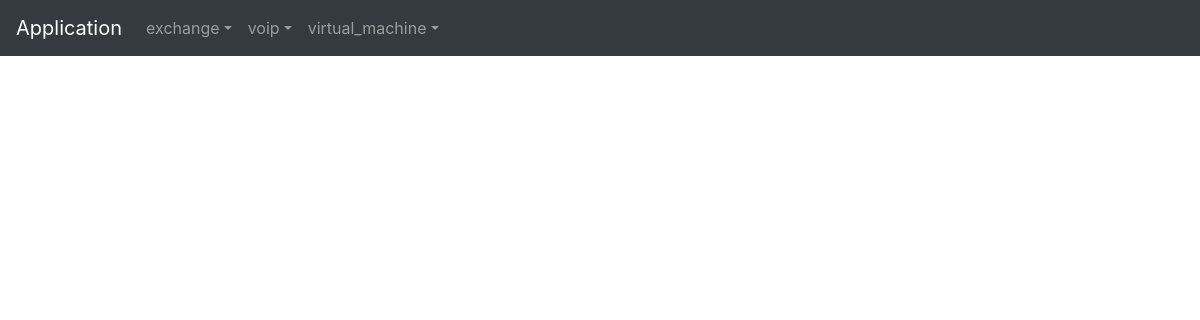
Page /General/ on the earlier database version.
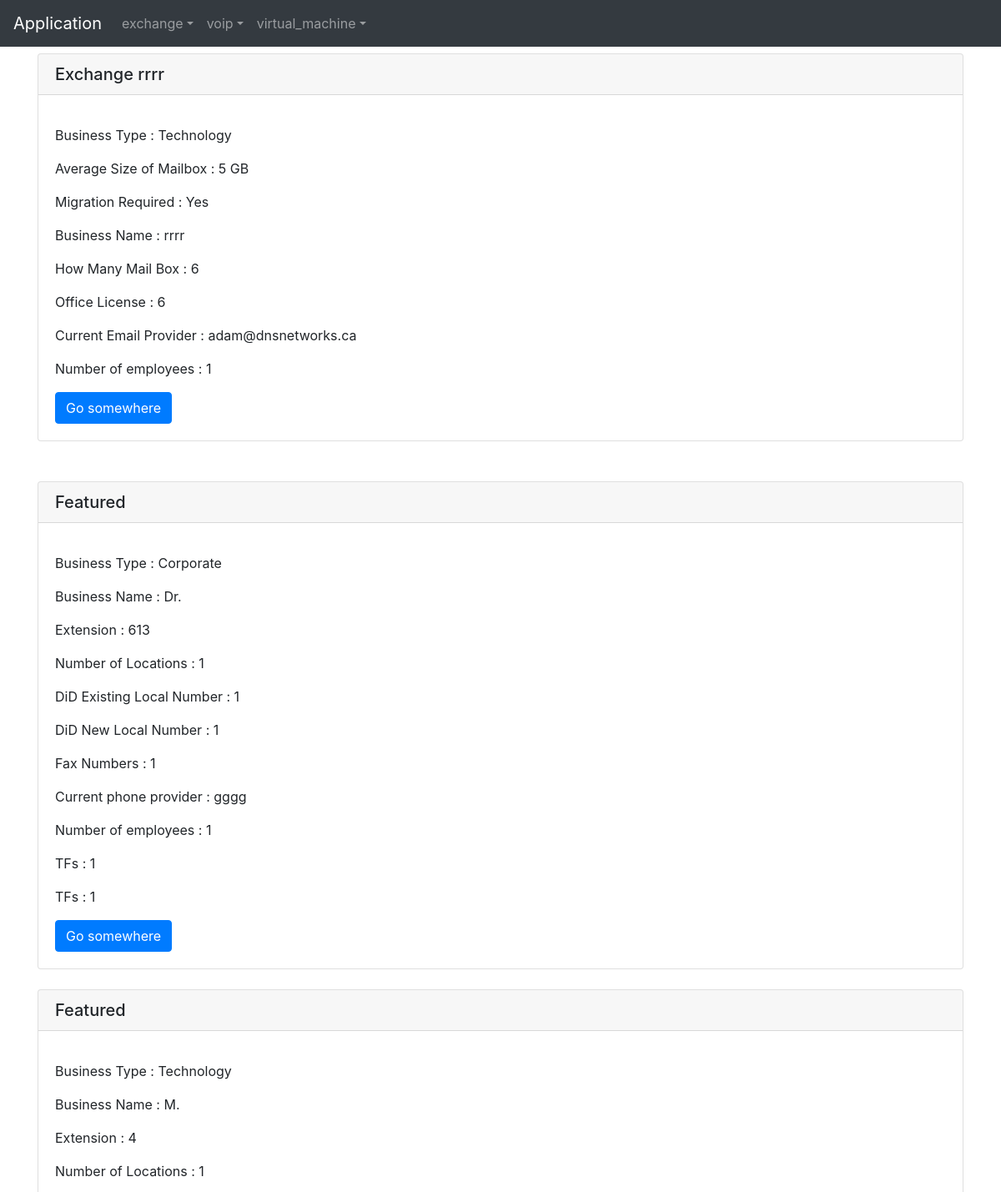
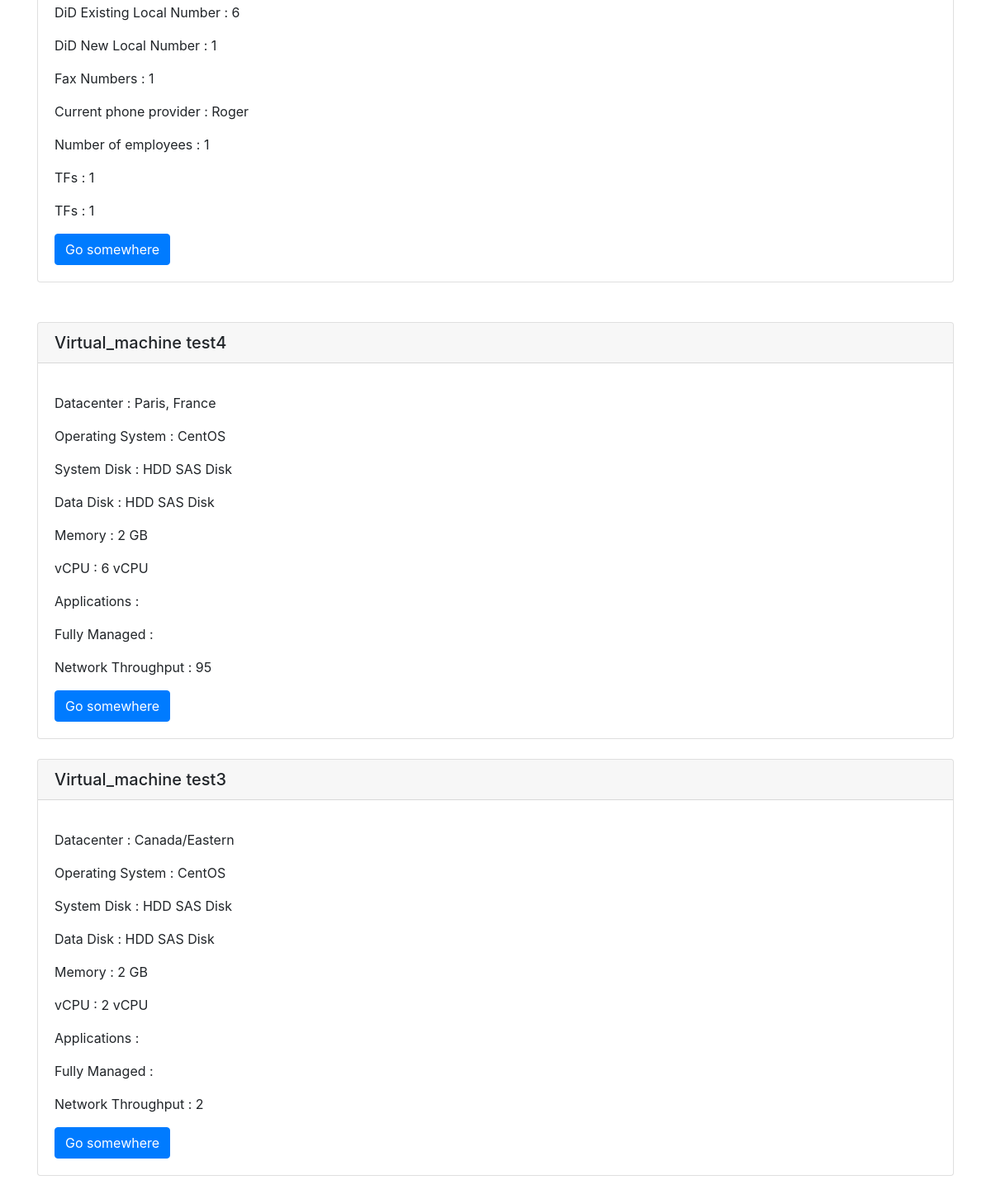
Same page on the later database version (2 pictures, top to bottom).
### General/models.py (models this page shows)
class EXCHANGE(models.Model):
  user = models.ForeignKey(User,default=1,on_delete=models.CASCADE)
  exchange_name = models.CharField(max_length=255,blank=True, null=True,default="",)
  business_name = models.CharField(max_length=255,default='')
  mailbox = models.IntegerField(default=1,validators=[MinValueValidator(1), MaxValueValidator(1000)])
  office_license = models.IntegerField(default=1,validators=[MinValueValidator(1), MaxValueValidator(1000)])
  current_email_provider = models.CharField(max_length=255,default='')
  number_of_employees = models.IntegerField(default=1,validators=[MinValueValidator(1), MaxValueValidator(2000)])
  BUSINESS_TYPE_CHOICE = (('Technology','Technology'),('Education','Education'),('Hospitality','Hospitality'),('Corporate','Corporate'),('Healthcare','Healthcare'),('Automotive','Automotive'),('Manufacturing','Manufacturing'))
  business_type = models.CharField(max_length=255,choices=BUSINESS_TYPE_CHOICE,default='Technology',)
  AVERAGE_SIZE_OF_MAILBOX_CHOICE = (('5 GB','5 GB'),('10 GB','10 GB'),('25 GB','25 GB'),('50 GB','50 GB'),('75 GB','75 GB'))
  average_size_of_mailbox = models.CharField(max_length=255,choices=AVERAGE_SIZE_OF_MAILBOX_CHOICE,default='5 GB',)
  MIGRATION_REQUIRED_CHOICE = (('Yes','Yes'),('No','No'))
  migration_required = models.CharField(max_length=255,choices=MIGRATION_REQUIRED_CHOICE,default='Yes',)
  def __str__(self):
      return self.exchange_name
  def get_display(self):
    content = { 'data' : self }
    return mark_safe(render_to_string('General/exchange.html' , content ))
  class Meta:
      verbose_name = 'Exchange'

class VOIP(models.Model):
  user = models.ForeignKey(User,default=1,on_delete=models.CASCADE)
  voip_name = models.CharField(max_length=255,blank=True, null=True,default="",)
  business_name = models.CharField(max_length=255,default='')
  extension = models.IntegerField(default=1,validators=[MinValueValidator(1), MaxValueValidator(1000)])
  locations = models.IntegerField(default=1,validators=[MinValueValidator(1), MaxValueValidator(100)])
  did_existing_local_number = models.IntegerField(default=1,validators=[MinValueValidator(1), MaxValueValidator(50)])
  did_new_local_number = models.IntegerField(default=1,validators=[MinValueValidator(1), MaxValueValidator(50)])
  fax_numbers = models.IntegerField(default=1,validators=[MinValueValidator(1), MaxValueValidator(20)])
  current_phone_provider = models.CharField(max_length=255,default='')
  number_of_employees = models.IntegerField(default=1,validators=[MinValueValidator(1), MaxValueValidator(2000)])
  tfs_existing_toll_free_numbers = models.IntegerField(default=1,validators=[MinValueValidator(1), MaxValueValidator(50)])
  tfs_new_toll_free_numbers = models.IntegerField(default=1,validators=[MinValueValidator(1), MaxValueValidator(50)])
  BUSINESS_TYPE_CHOICE = (('Technology','Technology'),('Education','Education'),('Hospitality','Hospitality'),('Corporate','Corporate'),('Healthcare','Healthcare'),('Automotive','Automotive'),('Manufacturing','Manufacturing'))
  business_type = models.CharField(max_length=255,choices=BUSINESS_TYPE_CHOICE,default='Technology',)
  def __str__(self):
      return self.voip_name
  def get_display(self):
    content = { 'data' : self }
    return mark_safe(render_to_string('General/voip.html' , content ))
  class Meta:
      verbose_name = 'Voip'

class VIRTUAL_MACHINE(models.Model):
  user = models.ForeignKey(User,default=1,on_delete=models.CASCADE)
  virtual_machine_name = models.CharField(max_length=255,blank=True, null=True,default="",)
  network_throughput = models.IntegerField(default=1,validators=[MinValueValidator(1), MaxValueValidator(1000)])
  DATACENTER_CHOICE = (('Canada/Eastern','Canada/Eastern'),('Vancouver, BC','Vancouver, BC'),('Los Angeles, CA','Los Angeles, CA'),('Brasilia, Brasil','Brasilia, Brasil'),('Ottawa, ON','Ottawa, ON'),('Miami, FL','Miami, FL'),('Paris, France','Paris, France'),('Mexico City, MX','Mexico City, MX'))
  datacenter = models.CharField(max_length=255,choices=DATACENTER_CHOICE,default='Canada/Eastern',)
  OPERATING_SYSTEM_CHOICE = (('CentOS','CentOS'),('Windows Server','Windows Server'),('Ubuntu','Ubuntu'),('Debian','Debian'),('SUSE Linux','SUSE Linux'),('OpenSUSE','OpenSUSE'))
  operating_system = models.CharField(max_length=255,choices=OPERATING_SYSTEM_CHOICE,default='CentOS',)
  SYSTEM_DISK_CHOICE = (('HDD SAS Disk','HDD SAS Disk'),('SSD ENT Disk','SSD ENT Disk'))
  system_disk = models.CharField(max_length=255,choices=SYSTEM_DISK_CHOICE,default='HDD SAS Disk',)
  DATA_DISK_CHOICE = (('HDD SAS Disk','HDD SAS Disk'),('SSD ENT Disk','SSD ENT Disk'))
  data_disk = models.CharField(max_length=255,choices=DATA_DISK_CHOICE,default='HDD SAS Disk',)
  MEMORY_CHOICE = (('2 GB','2 GB'),('4 GB','4 GB'),('6 GB','6 GB'),('8 GB','8 GB'),('10 GB','10 GB'),('12 GB','12 GB'),('14 GB','14 GB'),('16 GB','16 GB'),('18 GB','18 GB'),('20 GB','20 GB'),('22 GB','22 GB'),('24 GB','24 GB'),('26 GB','26 GB'),('28 GB','28 GB'),('30 GB','30 GB'),('32 GB','32 GB'))
  memory = models.CharField(max_length=255,choices=MEMORY_CHOICE,default='2 GB',)
  VCPU_CHOICE = (('4 vCPU','4 vCPU'),('2 vCPU','2 vCPU'),('6 vCPU','6 vCPU'))
  vcpu = models.CharField(max_length=255,choices=VCPU_CHOICE,default='4 vCPU',)
  office2016standard  = models.BooleanField(default=False,verbose_name='Office 2016 Standard')
  quickbooks2019  = models.BooleanField(default=False,verbose_name='Quickbooks 2019')
  sage2019  = models.BooleanField(default=False,verbose_name='Sage 2019')
  sapbusinessone  = models.BooleanField(default=False,verbose_name='SAP Business One')
  cylanceaiendpointprotection  = models.BooleanField(default=False,verbose_name='Cylance AI+ Endpoint Protection')
  webrootsecurityendpoint  = models.BooleanField(default=False,verbose_name='Webroot Security Endpoint')
  businesshoursmfest  = models.BooleanField(default=False,verbose_name='Business Hours M-F EST')
  monsunest  = models.BooleanField(default=False,verbose_name='7-24 Mon-Sun EST')
  def __str__(self):
      return self.virtual_machine_name
  def get_display(self):
    content = { 'data' : self }
    return mark_safe(render_to_string('General/virtual_machine.html' , content ))
  class Meta:
      verbose_name = 'Virtual_machine'

### General/views.py (the view)
# urls.py: path('', views.index, name='index'),
def index(request):
  context = {}
  context.update({ 'exchange' : { 'item' : EXCHANGE.objects.all() , 'edit' : 'edit_exchange' ,  'create' : 'create_exchange' }})
  context.update({ 'voip' : { 'item' : VOIP.objects.all() , 'edit' : 'edit_voip' ,  'create' : 'create_voip' }})
  context.update({ 'virtual_machine' : { 'item' : VIRTUAL_MACHINE.objects.all() , 'edit' : 'edit_virtual_machine' ,  'create' : 'create_virtual_machine' }})
  return render(request, 'General/Main.html', context )

### General/templates/General/Main.html (shortened to what this page needs)
<!DOCTYPE html>
<html lang="en"><head><meta http-equiv="Content-Type" content="text/html; charset=UTF-8">
    <link rel="stylesheet" href="https://maxcdn.bootstrapcdn.com/bootstrap/4.0.0/css/bootstrap.min.css">
  </head>
  <body style="">
    <nav class="navbar navbar-expand-md navbar-dark bg-dark fixed-top">
  <a class="navbar-brand" href="{% url  'General:index'  %}">Application</a>
  <div class="collapse navbar-collapse" id="navbarsExampleDefault">
    <ul class="navbar-nav mr-auto">
    <li class="nav-item dropdown">
      <a class="nav-link dropdown-toggle" href="https://getbootstrap.com/docs/4.3/examples/starter-template/#" id="exchange" data-toggle="dropdown" aria-haspopup="true" aria-expanded="false">exchange</a>
    </li>
    <li class="nav-item dropdown">
      <a class="nav-link dropdown-toggle" href="https://getbootstrap.com/docs/4.3/examples/starter-template/#" id="voip" data-toggle="dropdown" aria-haspopup="true" aria-expanded="false">voip</a>
    </li>
    <li class="nav-item dropdown">
      <a class="nav-link dropdown-toggle" href="https://getbootstrap.com/docs/4.3/examples/starter-template/#" id="virtual_machine" data-toggle="dropdown" aria-haspopup="true" aria-expanded="false">virtual_machine</a>
    </li>
        </ul>
  </div>
</nav>
<main role="main" class="container">
  <div class="starter-template">
    <h1>Bootstrap starter template</h1>
    <p class="lead">
    {% for i in exchange.item %}
    {{ i.get_display }}</br>
    {% endfor %}
        <br>
    {% for i in voip.item %}
    {{ i.get_display }}</br>
    {% endfor %}
        <br>
    {% for i in virtual_machine.item %}
    {{ i.get_display }}</br>
    {% endfor %}
        <br>
    </p>
  </div>
</main>
</body></html>

### General/templates/General/exchange.html
<div class="card">
  <h5 class="card-header">Exchange  {{data.exchange_name}} </h5>
  <div class="card-body">
    <p class="card-text">
            <p>Business Type  :  {{data.business_type}}</p>
        <p>Average Size of Mailbox  :  {{data.average_size_of_mailbox}}</p>
        <p>Migration Required  :  {{data.migration_required}}</p>
                            <p>Business Name :  {{data.business_name}}</p>
        <p>How Many Mail Box :  {{data.mailbox}}</p>
        <p>Office License :  {{data.office_license}}</p>
        <p>Current Email Provider :  {{data.current_email_provider}}</p>
        <p>Number of employees :  {{data.number_of_employees}}</p>
                                </p>
    <a href="#" class="btn btn-primary">Go somewhere</a>
  </div>
</div>

### General/templates/General/voip.html
<div class="card">
  <h5 class="card-header">Featured</h5>
  <div class="card-body">
    <p class="card-text">
            <p>Business Type  :  {{data.business_type}}</p>
                            <p>Business Name :  {{data.business_name}}</p>
        <p>Extension :  {{data.extension}}</p>
        <p>Number of Locations :  {{data.locations}}</p>
        <p>DiD Existing Local Number :  {{data.did_existing_local_number}}</p>
        <p>DiD New Local Number :  {{data.did_new_local_number}}</p>
        <p>Fax Numbers :  {{data.fax_numbers}}</p>
        <p>Current phone provider :  {{data.current_phone_provider}}</p>
        <p>Number of employees :  {{data.number_of_employees}}</p>
        <p>TFs :  {{data.tfs_existing_toll_free_numbers}}</p>
        <p>TFs :  {{data.tfs_new_toll_free_numbers}}</p>
                                </p>
    <a href="#" class="btn btn-primary">Go somewhere</a>
  </div>
</div>

### General/templates/General/virtual_machine.html
<div class="card">
  <h5 class="card-header">Virtual_machine  {{data.virtual_machine_name}} </h5>
  <div class="card-body">
    <p class="card-text">
            <p>Datacenter  :  {{data.datacenter}}</p>
        <p>Operating System  :  {{data.operating_system}}</p>
        <p>System Disk  :  {{data.system_disk}}</p>
        <p>Data Disk  :  {{data.data_disk}}</p>
        <p>Memory  :  {{data.memory}}</p>
        <p>vCPU  :  {{data.vcpu}}</p>
        <p>Applications  :  {{data.applications}}</p>
        <p>Fully Managed  :  {{data.fully_managed}}</p>
                            <p>Network Throughput :  {{data.network_throughput}}</p>
                                </p>
    <a href="#" class="btn btn-primary">Go somewhere</a>
  </div>
</div>

Differences in the rows shown:
added EXCHANGE: exchange_name "rrrr", business_type "Technology", average_size_of_mailbox "5 GB", migration_required "Yes", business_name "rrrr", mailbox "6", office_license "6", current_email_provider "adam@dnsnetworks.ca", number_of_employees "1"
added VOIP: business_type "Corporate", business_name "Dr.", extension "613", locations "1", did_existing_local_number "1", did_new_local_number "1", fax_numbers "1", current_phone_provider "gggg", number_of_employees "1", tfs_existing_toll_free_numbers "1", tfs_new_toll_free_numbers "1"
added VOIP: business_type "Technology", business_name "M.", extension "4", locations "1", did_existing_local_number "6", did_new_local_number "1", fax_numbers "1", current_phone_provider "Roger", number_of_employees "1", tfs_existing_toll_free_numbers "1", tfs_new_toll_free_numbers "1"
added VIRTUAL_MACHINE: virtual_machine_name "test4", datacenter "Paris, France", operating_system "CentOS", system_disk "HDD SAS Disk", data_disk "HDD SAS Disk", memory "2 GB", vcpu "6 vCPU", network_throughput "95"
added VIRTUAL_MACHINE: virtual_machine_name "test3", datacenter "Canada/Eastern", operating_system "CentOS", system_disk "HDD SAS Disk", data_disk "HDD SAS Disk", memory "2 GB", vcpu "2 vCPU", network_throughput "2"
